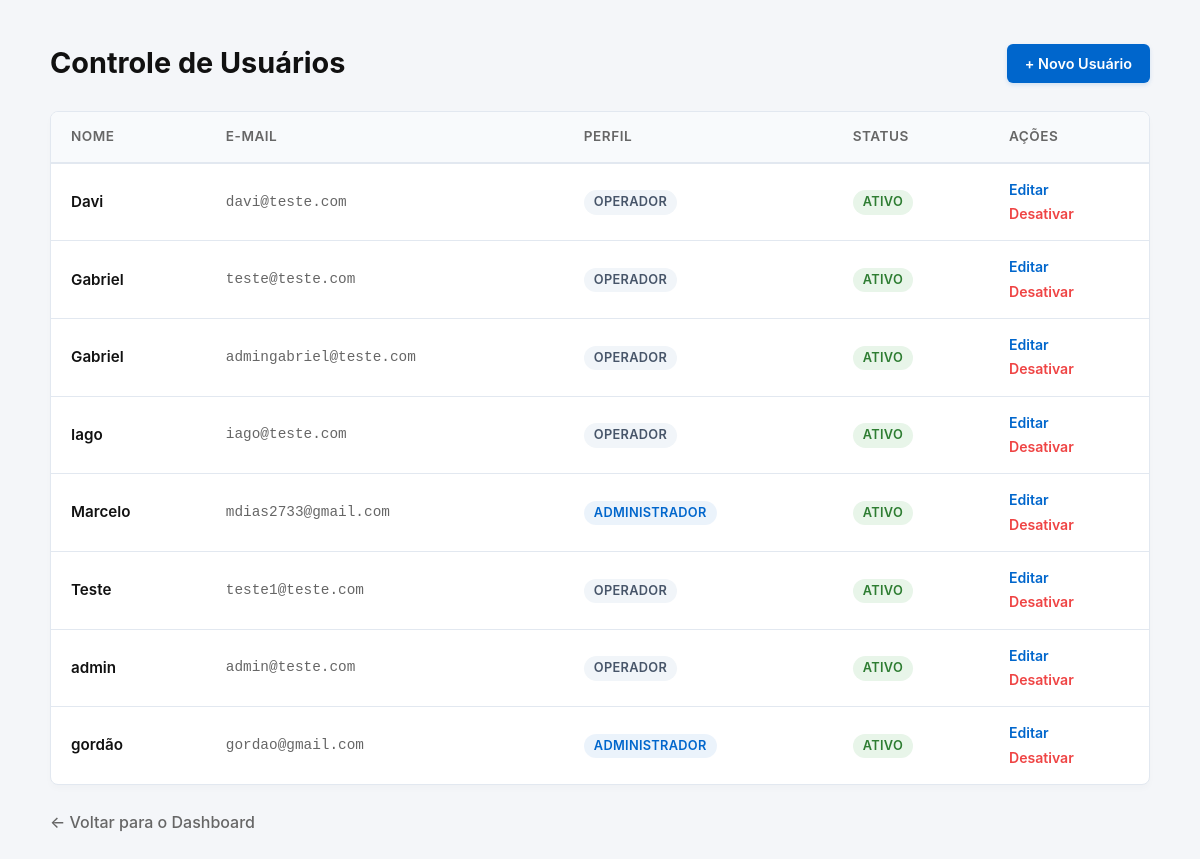
The page /usuarios/ (signed in) on the database as committed earlier.
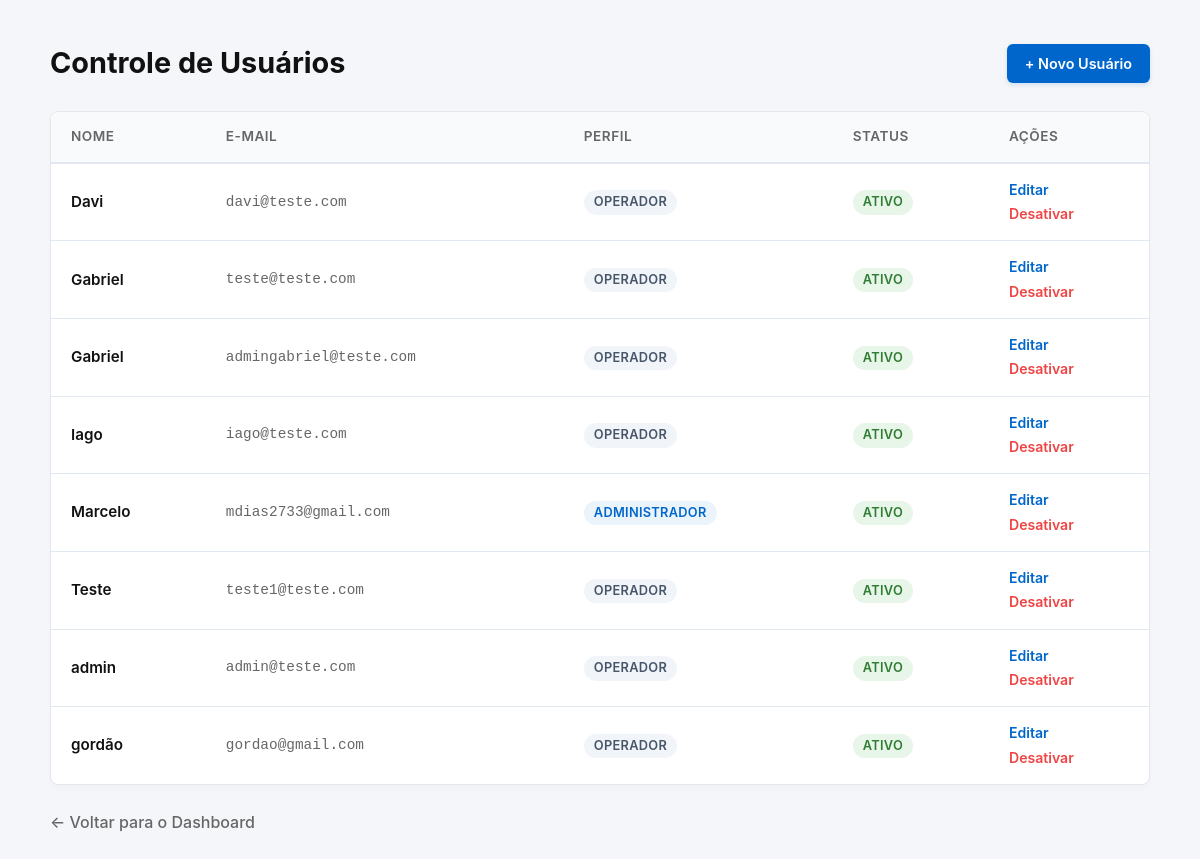
The same page on the database as committed later.
### app/models/usuario.py (models this page shows)
class Usuario(Base):
    __tablename__ = "usuarios"
    id = Column(Integer, primary_key=True, autoincrement=True)
    nome = Column(String(100), nullable=False)
    email = Column(String(150), unique=True, nullable=False)
    senha_hash = Column(String(255), nullable=False)
    role = Column(String(20), default="operador")
    ativo = Column(Boolean, default=True)
    criado_em = Column(DateTime, server_default=func.now())

### app/controllers/admin_controller.py (the view)
@router.get("/")
def listar_usuarios(
    request: Request,
    db: Session = Depends(get_db),
    admin = Depends(get_admin) # Bloqueia quem não é admin
):
    usuarios = db.query(Usuario).order_by(Usuario.nome).all()
    return templates.TemplateResponse(
        request,
        "usuarios/index.html",
        {
            "request": request,
            "admin": admin,
            "usuarios": usuarios
        }
    )

### app/templates/usuarios/index.html (shortened to what this page needs)
<!DOCTYPE html>
<html lang="pt-br">
<head>
</head>
<body>
    <div class="container">
        <div class="page-header">
            <h1>Controle de Usuários</h1>
            <a href="/usuarios/novo" class="btn-novo">+ Novo Usuário</a>
        </div>
        <div class="tabela-container">
            <table>
                <thead>
                    <tr>
                        <th>Nome</th>
                        <th>E-mail</th>
                        <th>Perfil</th>
                        <th>Status</th>
                        <th style="width: 160px;">Ações</th>
                    </tr>
                </thead>
                <tbody>
                    {% for u in usuarios %}
                    <tr>
                        <td class="nome-usuario">{{ u.nome }}</td>
                        <td class="email-usuario">{{ u.email }}</td>
                        <td>
                            {% if u.role == 'admin' %}
                                <span class="badge badge-admin">Administrador</span>
                            {% else %}
                                <span class="badge badge-operador">Operador</span>
                            {% endif %}
                        </td>
                        <td>
                            {% if u.ativo %}
                                <span class="badge badge-ativo">Ativo</span>
                            {% else %}
                                <span class="badge badge-inativo">Inativo</span>
                            {% endif %}
                        </td>
                        <td>
                            <a href="/usuarios/{{ u.id }}/editar" class="btn-tabela-editar">Editar</a>
                            <form action="/usuarios/{{ u.id }}/toggle-ativo"
                                  method="post"
                                  style="display:inline"
                                  onsubmit="return confirm('Deseja alterar o status de acesso para {{ u.nome }}?')">
                                {% if u.ativo %}
                                    <button type="submit" class="btn-toggle-status acao-desativar">Desativar</button>
                                {% else %}
                                    <button type="submit" class="btn-toggle-status acao-ativar">Ativar</button>
                                {% endif %}
                            </form>
                        </td>
                    </tr>
                    {% endfor %}
                </tbody>
            </table>
        </div>
        <p><a href="/" class="link-voltar">← Voltar para o Dashboard</a></p>
    </div>
</body>
</html>

Rows that differ between the two databases and show on the page:
changed Usuario "gordão": role "ADMINISTRADOR" → "OPERADOR"
